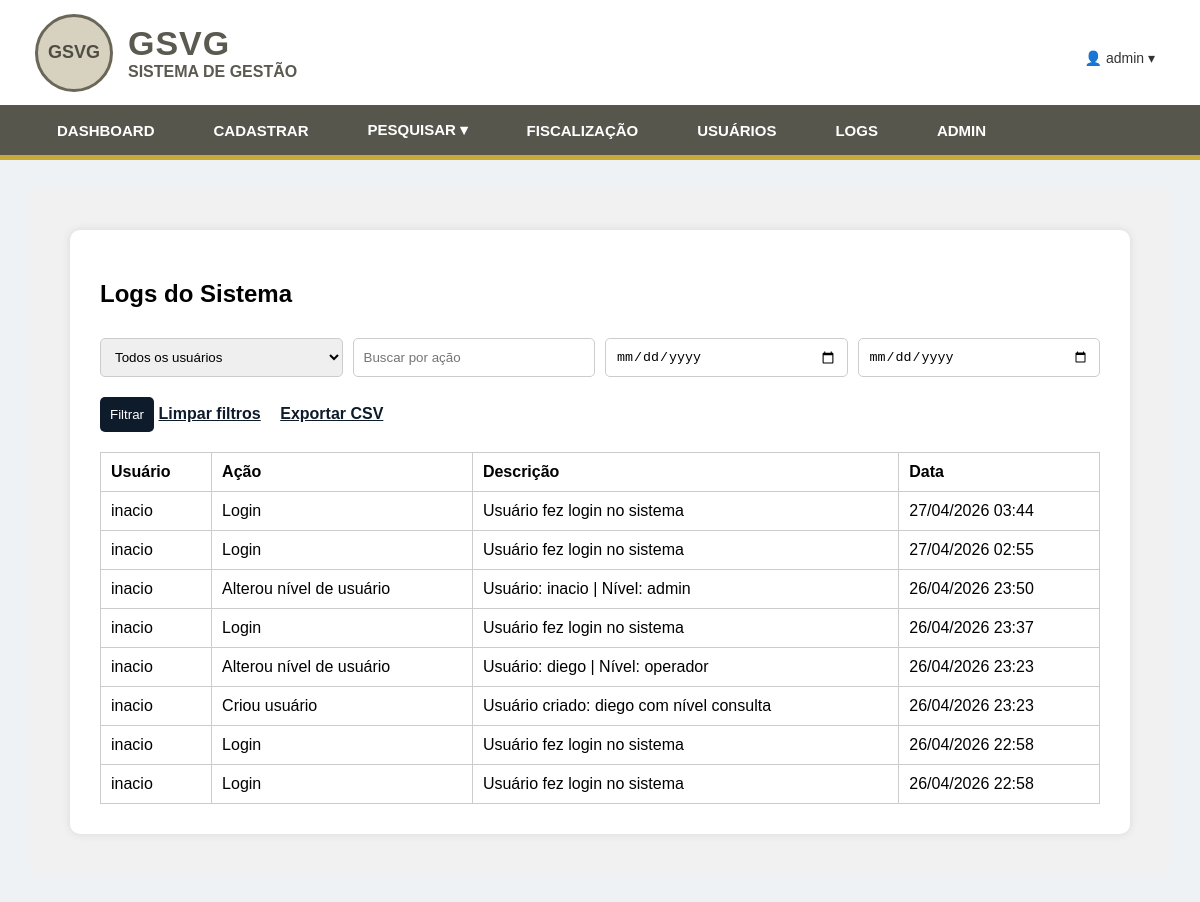
The page /logs/ (signed in) on the database as committed earlier.
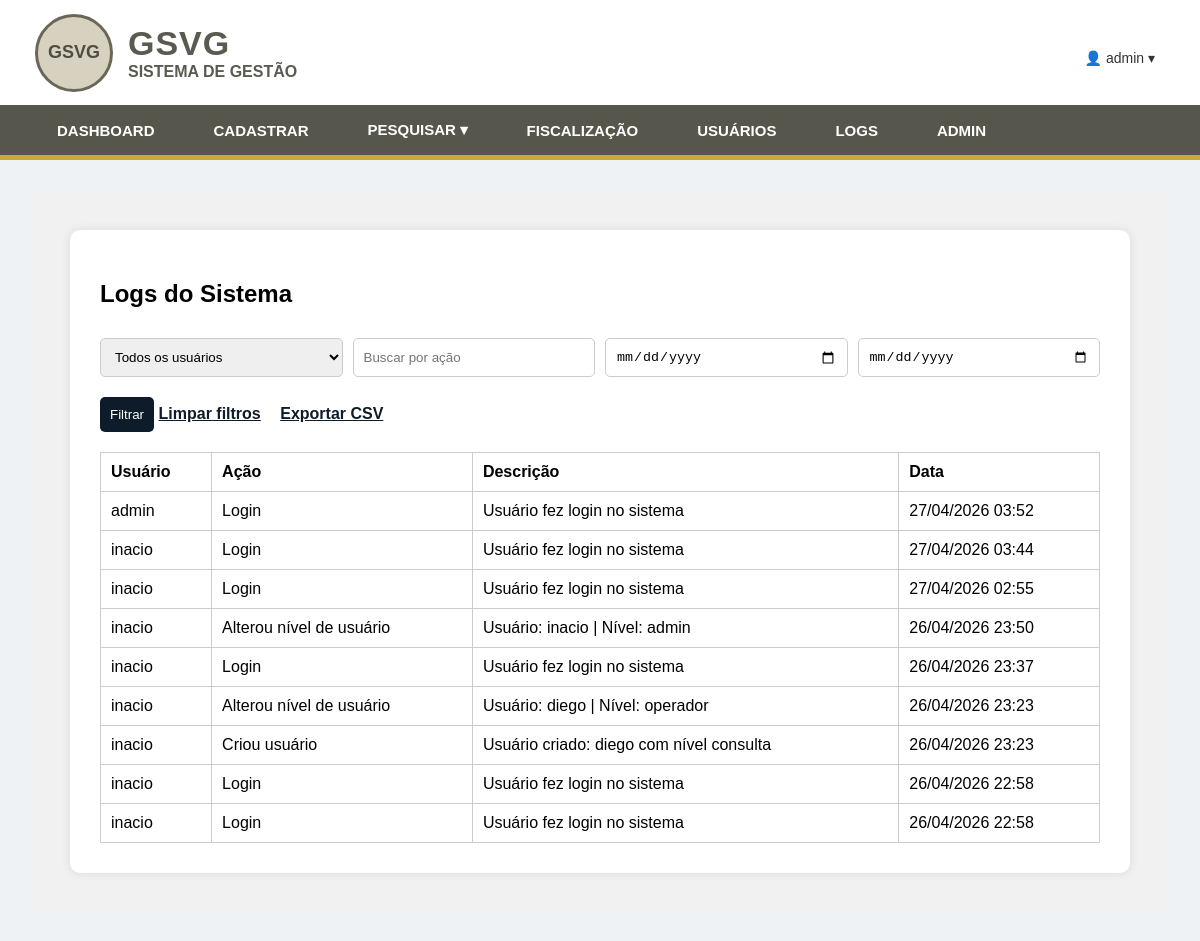
The same page on the database as committed later.
### cadastro/models.py (models this page shows, shortened)
class LogAcao(models.Model):
    usuario = models.ForeignKey(User, on_delete=models.SET_NULL, null=True)
    acao = models.CharField(max_length=100)
    descricao = models.TextField()
    data = models.DateTimeField(auto_now_add=True)

### cadastro/views.py (the view)
# urls.py: path('logs/', logs),
@login_required
@permissao_requerida('logs')
def logs(request):
    usuario_id = request.GET.get('usuario', '')
    acao = request.GET.get('acao', '')
    data_inicio = request.GET.get('data_inicio', '')
    data_fim = request.GET.get('data_fim', '')
    logs = LogAcao.objects.all().order_by('-data')
    usuarios = User.objects.all().order_by('username')
    if usuario_id:
        logs = logs.filter(usuario_id=usuario_id)
    if acao:
        logs = logs.filter(acao__icontains=acao)
    if data_inicio:
        logs = logs.filter(data__date__gte=data_inicio)
    if data_fim:
        logs = logs.filter(data__date__lte=data_fim)
    return render(request, 'cadastro/logs.html', {
        'logs': logs,
        'usuarios': usuarios,
        'usuario_id': usuario_id,
        'acao': acao,
        'data_inicio': data_inicio,
        'data_fim': data_fim,
    })

### cadastro/views.py (called while the page is built)
def tem_permissao(usuario, rota):
    if not usuario.is_authenticated:
        return False
    if usuario.is_superuser:
        return True
    return PermissaoUsuario.objects.filter(
        usuario=usuario,
        pagina__rota=rota,
        liberado=True
    ).exists()

def permissao_requerida(rota):
    def decorator(view_func):
        @wraps(view_func)
        def _wrapped_view(request, *args, **kwargs):
            if not tem_permissao(request.user, rota):
                return redirect('/sem-permissao/')
            return view_func(request, *args, **kwargs)
        return _wrapped_view
    return decorator

### templates/cadastro/logs.html (shortened to what this page needs)
{% extends 'cadastro/base.html' %}
{% block content %}
<div class="pagina">
<div class="box">
<h2>Logs do Sistema</h2>
<form method="get">
<div class="filtros">
<select name="usuario">
<option value="">Todos os usuários</option>
</select>
<input type="text" name="acao" value="{{ acao }}" placeholder="Buscar por ação">
<input type="date" name="data_inicio" value="{{ data_inicio }}">
<input type="date" name="data_fim" value="{{ data_fim }}">
</div>
<div class="acoes">
<button type="submit">Filtrar</button>
<a href="/logs/">Limpar filtros</a>
<a href="/exportar-logs/">Exportar CSV</a>
</div>
</form>
<table>
<tr>
<th>Usuário</th>
<th>Ação</th>
<th>Descrição</th>
<th>Data</th>
</tr>
{% for log in logs %}
<tr>
<td>{{ log.usuario.username }}</td>
<td>{{ log.acao }}</td>
<td>{{ log.descricao }}</td>
<td>{{ log.data|date:"d/m/Y H:i" }}</td>
</tr>
{% empty %}
<tr>
<td colspan="4">Nenhum log encontrado.</td>
</tr>
{% endfor %}
</table>
</div>
</div>
{% endblock %}

Rows that differ between the two databases and show on the page:
added LogAcao: usuario.username "admin", acao "Login", descricao "Usuário fez login no sistema", data "27/04/2026 03:52"
